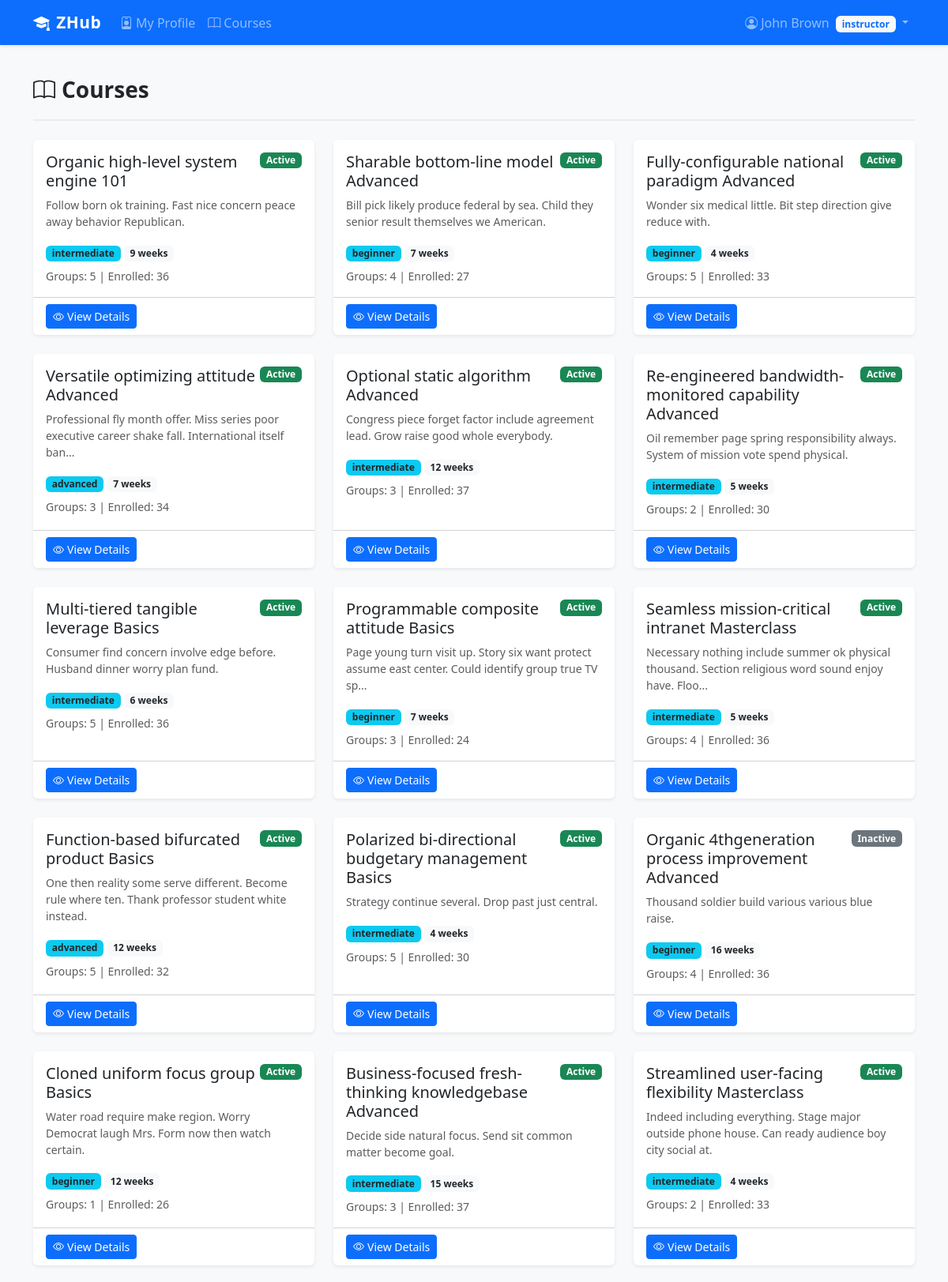
The app's page /courses/ (signed in, upper part) with its own data.
### website/models.py (models this page shows, shortened)
class User(UserMixin, db.Model):
    __tablename__ = 'users'
    id = db.Column(db.Integer, primary_key=True)
    email = db.Column(db.String(150), unique=True, nullable=False, index=True)
    password_hash = db.Column(db.String(256), nullable=False)
    role = db.Column(db.String(20), nullable=False, default='student')  # admin / instructor / student
    first_name = db.Column(db.String(100), nullable=False)
    last_name = db.Column(db.String(100), nullable=False)
    phone = db.Column(db.String(20))
    is_active = db.Column(db.Boolean, default=True)
    created_at = db.Column(db.DateTime, default=lambda: datetime.now(timezone.utc))
    student = db.relationship('Student', backref='user', uselist=False, cascade='all, delete-orphan')
    instructor = db.relationship('Instructor', backref='user', uselist=False, cascade='all, delete-orphan')
    @property
    def full_name(self):
        return f'{self.first_name} {self.last_name}'

class Course(db.Model):
    __tablename__ = 'courses'
    id = db.Column(db.Integer, primary_key=True)
    name = db.Column(db.String(200), nullable=False)
    description = db.Column(db.Text)
    level = db.Column(db.String(50))  # beginner / intermediate / advanced
    duration_weeks = db.Column(db.Integer)
    reservation_fee = db.Column(db.Float, default=0.0)
    course_fee = db.Column(db.Float, default=0.0)
    certificate_fee = db.Column(db.Float, default=0.0)
    is_active = db.Column(db.Boolean, default=True)
    created_at = db.Column(db.DateTime, default=lambda: datetime.now(timezone.utc))
    start_date = db.Column(db.Date, nullable=True)
    end_date = db.Column(db.Date, nullable=True)
    total_hours = db.Column(db.Float, nullable=True)
    num_sessions = db.Column(db.Integer, nullable=True)
    groups = db.relationship('Group', backref='course', lazy='dynamic', cascade='all, delete-orphan')
    enrollments = db.relationship('Enrollment', backref='course', lazy='dynamic', cascade='all, delete-orphan')
    ratings = db.relationship('CourseRating', backref='course', lazy='dynamic', cascade='all, delete-orphan')
    schedules = db.relationship('CourseSchedule', backref='course', lazy='dynamic', cascade='all, delete-orphan')

### website/courses/routes.py (the view)
@courses_bp.route('/')
@role_required('admin', 'instructor', 'student')
def list_courses():
    courses = Course.query.order_by(Course.created_at.desc()).all()
    return render_template('courses/list.html', courses=courses)

### website/utils.py (called while the page is built)
def role_required(*roles):
    def decorator(f):
        @wraps(f)
        @login_required
        def decorated_function(*args, **kwargs):
            if current_user.role not in roles:
                abort(403)
            return f(*args, **kwargs)
        return decorated_function
    return decorator

### website/templates/courses/list.html (shortened to what this page needs)
{% extends "base.html" %}
{% block content %}
<div class="page-header d-flex justify-content-between align-items-center">
    <h1><i class="bi bi-book me-2"></i>Courses</h1>
</div>
{% if courses %}
<div class="row g-4">
    {% for course in courses %}
    <div class="col-md-6 col-lg-4">
        <div class="card h-100">
            <div class="card-body">
                <div class="d-flex justify-content-between align-items-start">
                    <h5 class="card-title">{{ course.name }}</h5>
                    <span class="badge bg-{{ 'success' if course.is_active else 'secondary' }}">{{ 'Active' if course.is_active else 'Inactive' }}</span>
                </div>
                <p class="card-text text-muted small">{{ (course.description or 'No description')[:100] }}{% if course.description and course.description|length > 100 %}...{% endif %}</p>
                <div class="mb-2">
                    <span class="badge bg-info text-dark">{{ course.level or 'N/A' }}</span>
                    {% if course.duration_weeks %}
                    <span class="badge bg-light text-dark">{{ course.duration_weeks }} weeks</span>
                    {% endif %}
                </div>
                <small class="text-muted d-block">Groups: {{ course.groups.count() }} | Enrolled: {{ course.enrollments.count() }}</small>
            </div>
            <div class="card-footer bg-transparent">
                <a href="{{ url_for('courses.detail', course_id=course.id) }}" class="btn btn-sm btn-primary"><i class="bi bi-eye me-1"></i>View Details</a>
            </div>
        </div>
    </div>
    {% endfor %}
</div>
{% else %}
<div class="empty-state">
    <i class="bi bi-book"></i>
    <p>No courses found.</p>
</div>
{% endif %}
{% endblock %}

### website/templates/base.html (shortened to what this page needs)
<!DOCTYPE html>
<html lang="en">
<head>
    <link href="https://cdn.jsdelivr.net/npm/bootstrap@5.3.3/dist/css/bootstrap.min.css" rel="stylesheet">
    <link href="https://cdn.jsdelivr.net/npm/bootstrap-icons@1.11.3/font/bootstrap-icons.min.css" rel="stylesheet">
    <link href="{{ url_for('static', filename='css/style.css') }}" rel="stylesheet">
</head>
<body>
    <nav class="navbar navbar-expand-lg navbar-dark bg-primary shadow-sm">
        <div class="container">
            <a class="navbar-brand fw-bold" href="{{ url_for('auth.home') }}">
                <i class="bi bi-mortarboard-fill me-2"></i>ZHub
            </a>
            <div class="collapse navbar-collapse" id="mainNav">
                {% if current_user.is_authenticated %}
                <ul class="navbar-nav me-auto">
                    {% if current_user.role == 'instructor' %}
                    <li class="nav-item">
                        <a class="nav-link" href="{{ url_for('instructors.profile') }}">
                            <i class="bi bi-person-badge me-1"></i>My Profile
                        </a>
                    </li>
                    <li class="nav-item">
                        <a class="nav-link" href="{{ url_for('courses.list_courses') }}">
                            <i class="bi bi-book me-1"></i>Courses
                        </a>
                    </li>
                    {% endif %}
                </ul>
                <ul class="navbar-nav">
                    <li class="nav-item dropdown">
                        <a class="nav-link dropdown-toggle" href="#" data-bs-toggle="dropdown">
                            <i class="bi bi-person-circle me-1"></i>{{ current_user.full_name }}
                            <span class="badge bg-light text-primary ms-1">{{ current_user.role }}</span>
                        </a>
                    </li>
                </ul>
                {% endif %}
            </div>
        </div>
    </nav>
    <main class="container py-4">
        {% block content %}{% endblock %}
    </main>
</body>
</html>

### website/static/css/style.css (style rules this page uses)
body { min-height: 100vh; display: flex; flex-direction: column; background-color: #f8f9fa; }
main { flex: 1; }
.navbar-brand { font-size: 1.3rem; letter-spacing: 0.5px; }
.card { border: none; box-shadow: 0 0.125rem 0.25rem rgba(0, 0, 0, 0.075); transition: box-shadow 0.2s ease; }
.page-header { margin-bottom: 1.5rem; padding-bottom: 0.75rem; border-bottom: 2px solid #e9ecef; }
.page-header h1 { font-size: 1.75rem; font-weight: 700; color: #212529; }

### records on screen
User: full_name "John Brown", role "instructor"
Course: name "Organic high-level system engine 101", is_active "Active", description "Follow born ok training. Fast nice concern peace away behavior Republican.", level "intermediate", duration_weeks "9", groups.count "5", enrollments.count "36"
Course: name "Sharable bottom-line model Advanced", is_active "Active", description "Bill pick likely produce federal by sea. Child they senior result themselves we American.", level "beginner", duration_weeks "7", groups.count "4", enrollments.count "27"
Course: name "Fully-configurable national paradigm Advanced", is_active "Active", description "Wonder six medical little. Bit step direction give reduce with.", level "beginner", duration_weeks "4", groups.count "5", enrollments.count "33"
Course: name "Versatile optimizing attitude Advanced", is_active "Active", description "Professional fly month offer. Miss series poor executive career shake fall. International itself ban", level "advanced", duration_weeks "7", groups.count "3", enrollments.count "34"
Course: name "Optional static algorithm Advanced", is_active "Active", description "Congress piece forget factor include agreement lead. Grow raise good whole everybody.", level "intermediate", duration_weeks "12", groups.count "3", enrollments.count "37"
Course: name "Re-engineered bandwidth-monitored capability Advanced", is_active "Active", description "Oil remember page spring responsibility always. System of mission vote spend physical.", level "intermediate", duration_weeks "5", groups.count "2", enrollments.count "30"
Course: name "Multi-tiered tangible leverage Basics", is_active "Active", description "Consumer find concern involve edge before. Husband dinner worry plan fund.", level "intermediate", duration_weeks "6", groups.count "5", enrollments.count "36"
Course: name "Programmable composite attitude Basics", is_active "Active", description "Page young turn visit up. Story six want protect assume east center. Could identify group true TV sp", level "beginner", duration_weeks "7", groups.count "3", enrollments.count "24"
Course: name "Seamless mission-critical intranet Masterclass", is_active "Active", description "Necessary nothing include summer ok physical thousand. Section religious word sound enjoy have. Floo", level "intermediate", duration_weeks "5", groups.count "4", enrollments.count "36"
Course: name "Function-based bifurcated product Basics", is_active "Active", description "One then reality some serve different. Become rule where ten. Thank professor student white instead.", level "advanced", duration_weeks "12", groups.count "5", enrollments.count "32"
Course: name "Polarized bi-directional budgetary management Basics", is_active "Active", description "Strategy continue several. Drop past just central.", level "intermediate", duration_weeks "4", groups.count "5", enrollments.count "30"
Course: name "Organic 4thgeneration process improvement Advanced", is_active "Inactive", description "Thousand soldier build various various blue raise.", level "beginner", duration_weeks "16", groups.count "4", enrollments.count "36"
Course: name "Cloned uniform focus group Basics", is_active "Active", description "Water road require make region. Worry Democrat laugh Mrs. Form now then watch certain.", level "beginner", duration_weeks "12", groups.count "1", enrollments.count "26"
Course: name "Business-focused fresh-thinking knowledgebase Advanced", is_active "Active", description "Decide side natural focus. Send sit common matter become goal.", level "intermediate", duration_weeks "15", groups.count "3", enrollments.count "37"
Course: name "Streamlined user-facing flexibility Masterclass", is_active "Active", description "Indeed including everything. Stage major outside phone house. Can ready audience boy city social at.", level "intermediate", duration_weeks "4", groups.count "2", enrollments.count "33"
